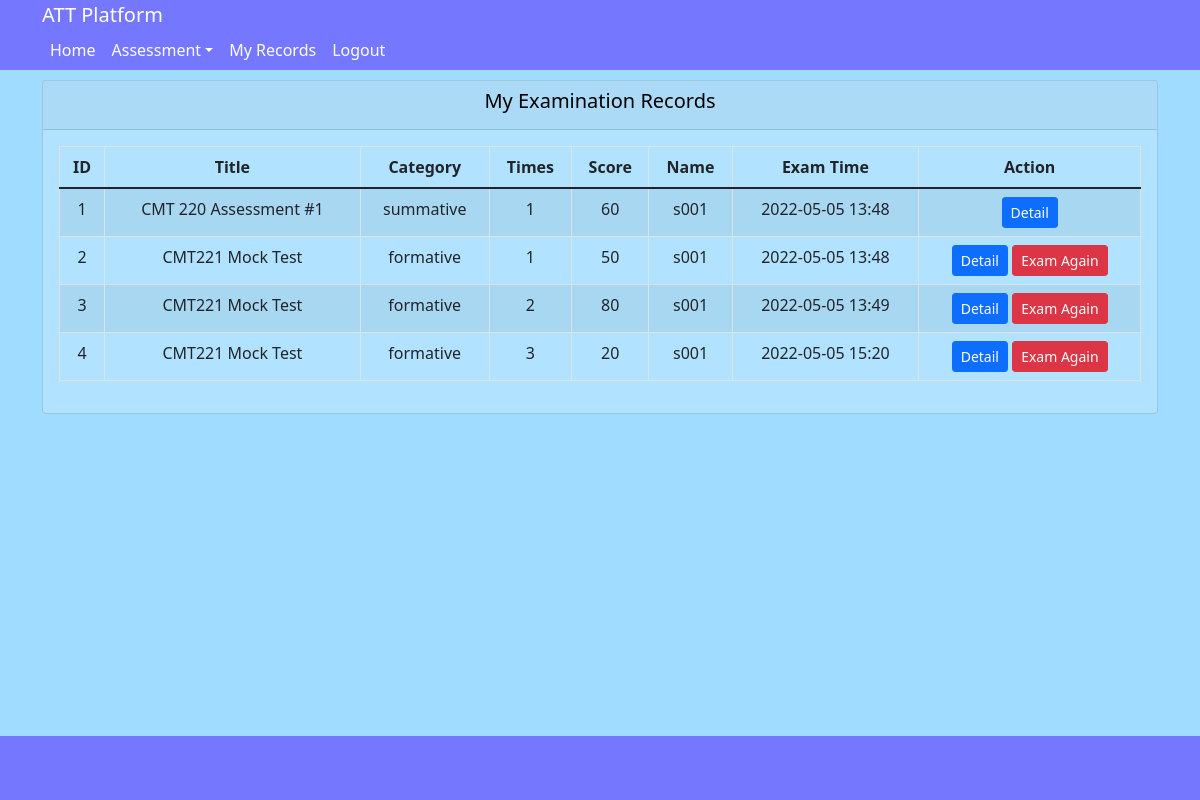
The page /historys (signed in) on the database its author committed.
### models.py (models this page shows)
class History(db.Model):
    __tablename__='history'
    id = db.Column(db.Integer, primary_key=True, autoincrement = True)
    assessment_id = db.Column(db.Integer)
    title = db.Column(db.String(200))
    question_ids = db.Column(db.String(100))
    student_name = db.Column(db.String(20))
    replys = db.Column(db.String(30))
    times = db.Column(db.Integer)
    duration_time = db.Column(db.Integer)
    score = db.Column(db.Integer)
    category =  db.Column(db.String(20))
    create_dt = db.Column(db.DateTime, default=datetime.now)

### app.py (the view)
@app.route('/historys')
@require_login
def historys():
    records_query = History.query
    if session.get('role') == 'student':
        records = records_query.filter_by(student_name = session.get('username')).all()
    else:
        records = records_query.all()
    return render_template('historys.html', historys=records)

### utils.py (called while the page is built)
def require_login(func):
    @wraps(func)
    def inner_func(*args, **kwargs):
        if not 'username' in session:
            flash('Please login it firslty!', 'danger')
            return redirect(url_for('login'))
        return func(*args, **kwargs)
    return inner_func

### templates/historys.html (shortened to what this page needs)
{% extends "layout.html" %}
{% block content %}
<div class="row">
	<div class="col-12">
		<div class="card">
			<div class="card-header">
				<h5 class="card-title text-center">My Examination Records</h5>
			</div>
			<div class="card-body">
				{% if historys %}
				<table class="table table-striped table-bordered table-inverse tbresult" cellpadding="0" cellspacing="0">
					<thead class="thead-inverse">
						<tr class="text-center">
							<th>ID</th>
							<th>Title</th>
							<th>Category</th>
							<th>Times</th>
							<th>Score</th>
							<th>Name </th>
							<th>Exam Time</th>
							<th>Action</th>
						</tr>
					</thead>
					<tbody>
							{% for item in historys %}
							<tr class="text-center">
								<td>{{ loop.index }}</td>
								<td>{{ item.title }}</td>
								<td>{{ item.category }}</td>
								<td>{{ item.times }}</td>
								<td>{{ item.score }}</td>
								<td>{{ item.student_name }}</td>
								<td>{{ item.create_dt.strftime("%Y-%m-%d %H:%M")}}</td>
								<td>
									<a class="btn btn-sm btn-primary" href="/showdetail/{{item.id}}" role="button"> Detail </a>
									{% if item.category == "formative" and session.get('role') == 'student' %}
										<a class="btn btn-sm btn-danger" href="/examine/{{item.assessment_id}}" role="button"> Exam Again </a>
									{% endif %}
								</td>
							</tr>
							{% endfor %}
					</tbody>
				</table>
				{% else %}
				<p>No result return!</p>
				{% endif %}
			</div>
		</div>
	</div>
</div>
{% endblock %}

### static/css/main.css (style rules this page uses)
body { background: #a0dcff; color: #333333; margin-top: 5rem; }
h1, h2, h3, h4, h5, h6 { color:black; }
.card { background-color: #ffffff2e !important; }

### rows shown on the page
History: title "CMT 220 Assessment #1", category "summative", times "1", score "60", student_name "s001", create_dt "2022-05-05 13:48"
History: title "CMT221 Mock Test", category "formative", times "1", score "50", student_name "s001", create_dt "2022-05-05 13:48"
History: title "CMT221 Mock Test", category "formative", times "2", score "80", student_name "s001", create_dt "2022-05-05 13:49"
History: title "CMT221 Mock Test", category "formative", times "3", score "20", student_name "s001", create_dt "2022-05-05 15:20"
